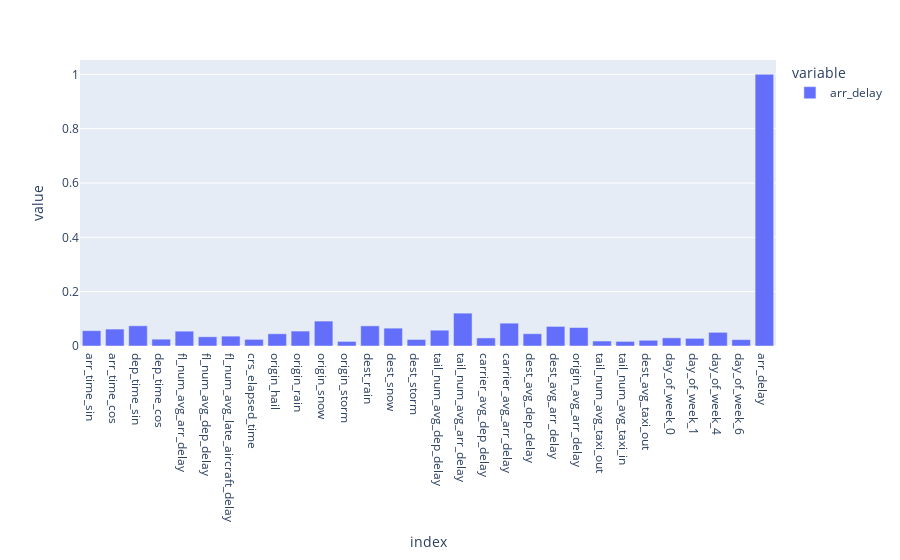
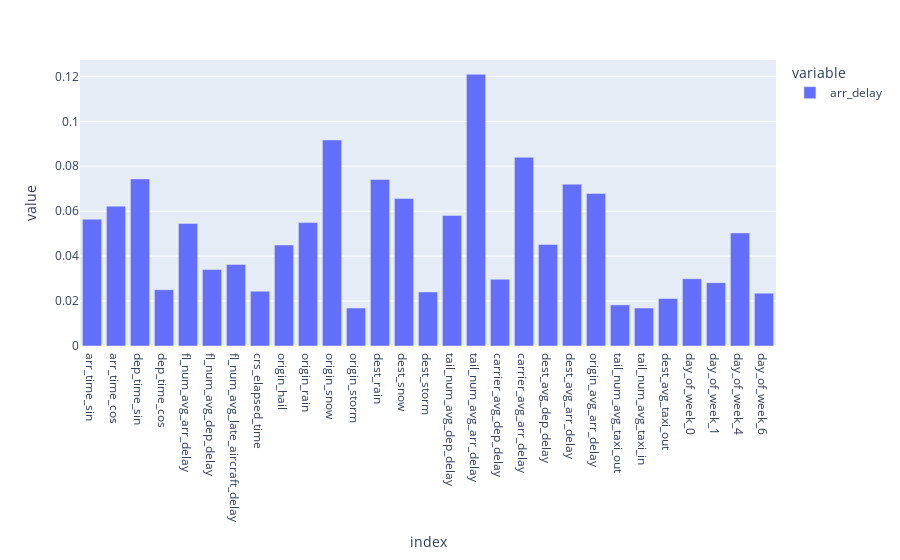

The cell these charts' notebook holds for them, in order:
### Code cell
correlations = pd.concat([X_train.drop(features_to_drop,1),y_train],1).corr()['arr_delay'].abs()

import plotly.express as px

fig = px.bar(correlations)
fig.show()
correlations = pd.concat([X_train.drop(features_to_drop,1),y_train],1).corr()['arr_delay'][:-1].abs()

import plotly.express as px

fig = px.bar(correlations)
fig.show()

### Figure 1 — Plotly figure (JSON) as saved in the notebook; plotly's stock layout.template omitted (floating-point values rounded to 4 significant figures)
{"data": [{"alignmentgroup": "True", "hovertemplate": "variable=arr_delay<br>index=%{x}<br>value=%{y}<extra></extra>", "legendgroup": "arr_delay", "marker": {"color": "#636efa", "pattern": {"shape": ""}}, "name": "arr_delay", "offsetgroup": "arr_delay", "orientation": "v", "showlegend": true, "textposition": "auto", "type": "bar", "x": ["arr_time_sin", "arr_time_cos", "dep_time_sin", "dep_time_cos", "fl_num_avg_arr_delay", "fl_num_avg_dep_delay", "fl_num_avg_late_aircraft_delay", "crs_elapsed_time", "origin_hail", "origin_rain", "origin_snow", "origin_storm", "dest_rain", "dest_snow", "dest_storm", "tail_num_avg_dep_delay", "tail_num_avg_arr_delay", "carrier_avg_dep_delay", "carrier_avg_arr_delay", "dest_avg_dep_delay", "dest_avg_arr_delay", "origin_avg_arr_delay", "tail_num_avg_taxi_out", "tail_num_avg_taxi_in", "dest_avg_taxi_out", "day_of_week_0", "day_of_week_1", "day_of_week_4", "day_of_week_6", "arr_delay"], "xaxis": "x", "y": [0.05646, 0.06226, 0.07439, 0.02505, 0.05454, 0.03401, 0.03632, 0.02442, 0.04498, 0.05494, 0.09173, 0.01691, 0.07411, 0.0657, 0.02408, 0.05814, 0.1209, 0.02971, 0.08403, 0.0452, 0.07203, 0.06791, 0.0183, 0.01692, 0.02113, 0.02993, 0.0282, 0.05035, 0.02354, 1], "yaxis": "y"}], "layout": {"barmode": "relative", "legend": {"title": {"text": "variable"}, "tracegroupgap": 0}, "margin": {"t": 60}, "xaxis": {"anchor": "y", "domain": [0, 1], "title": {"text": "index"}}, "yaxis": {"anchor": "x", "domain": [0, 1], "title": {"text": "value"}}}}

### Figure 2 — Plotly figure (JSON) as saved in the notebook; plotly's stock layout.template omitted (floating-point values rounded to 4 significant figures)
{"data": [{"alignmentgroup": "True", "hovertemplate": "variable=arr_delay<br>index=%{x}<br>value=%{y}<extra></extra>", "legendgroup": "arr_delay", "marker": {"color": "#636efa", "pattern": {"shape": ""}}, "name": "arr_delay", "offsetgroup": "arr_delay", "orientation": "v", "showlegend": true, "textposition": "auto", "type": "bar", "x": ["arr_time_sin", "arr_time_cos", "dep_time_sin", "dep_time_cos", "fl_num_avg_arr_delay", "fl_num_avg_dep_delay", "fl_num_avg_late_aircraft_delay", "crs_elapsed_time", "origin_hail", "origin_rain", "origin_snow", "origin_storm", "dest_rain", "dest_snow", "dest_storm", "tail_num_avg_dep_delay", "tail_num_avg_arr_delay", "carrier_avg_dep_delay", "carrier_avg_arr_delay", "dest_avg_dep_delay", "dest_avg_arr_delay", "origin_avg_arr_delay", "tail_num_avg_taxi_out", "tail_num_avg_taxi_in", "dest_avg_taxi_out", "day_of_week_0", "day_of_week_1", "day_of_week_4", "day_of_week_6"], "xaxis": "x", "y": [0.05646, 0.06226, 0.07439, 0.02505, 0.05454, 0.03401, 0.03632, 0.02442, 0.04498, 0.05494, 0.09173, 0.01691, 0.07411, 0.0657, 0.02408, 0.05814, 0.1209, 0.02971, 0.08403, 0.0452, 0.07203, 0.06791, 0.0183, 0.01692, 0.02113, 0.02993, 0.0282, 0.05035, 0.02354], "yaxis": "y"}], "layout": {"barmode": "relative", "legend": {"title": {"text": "variable"}, "tracegroupgap": 0}, "margin": {"t": 60}, "xaxis": {"anchor": "y", "domain": [0, 1], "title": {"text": "index"}}, "yaxis": {"anchor": "x", "domain": [0, 1], "title": {"text": "value"}}}}
